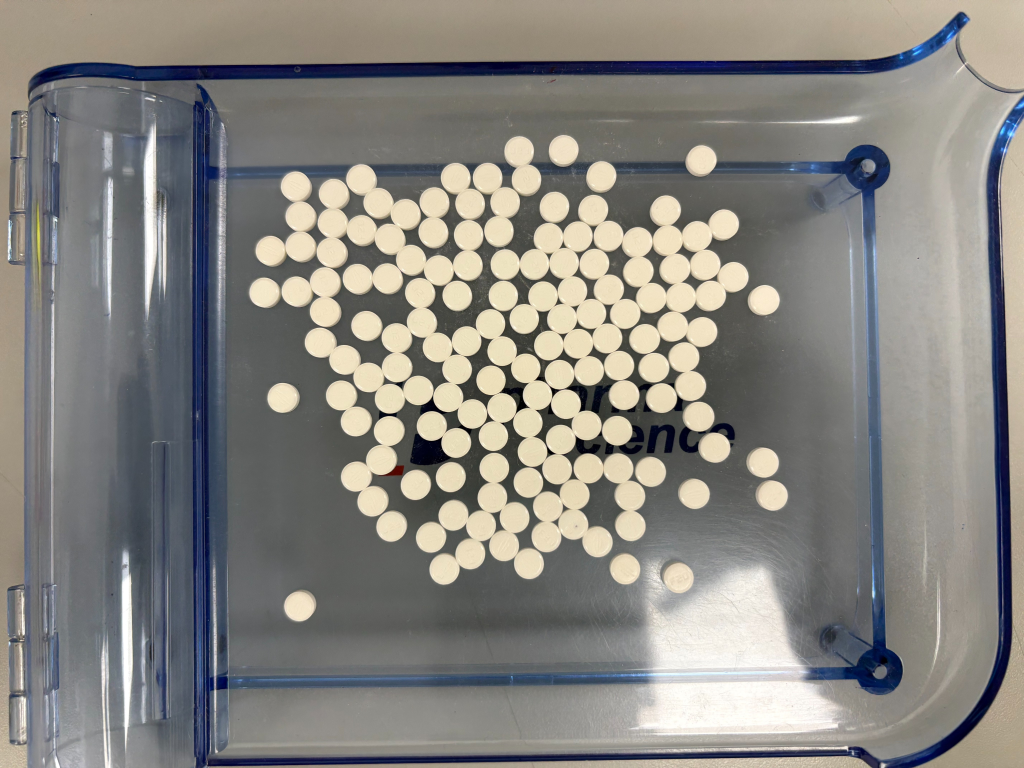
#> input picture backend/data/images/01080df4403944e2a8bf0d46abe1099d.jpg, 4096 x 3072 px (shown at 1/4 size)
$ python -i classical_counter.py   (imports and definitions only)
#> lines starting #> are read from the running program, lines starting #| are printed output that depends on the picture; after the words box and inside, x2 and y2 are one past the last pixel; in counts of white or black regions, pixels touching at a corner belong together
#> further down, picture is the input picture: shape (3072, 4096, 3); mean B, G, R 129, 133.7, 135.6
"""Phase 1 placeholder counter: classical OpenCV blob/contour detection.

Superseded by YOLOv8 inference (see model.py / counter.py) as of Phase 2.
Kept around as a zero-dependency reference implementation — useful for
quick local testing without a model file.
"""

import cv2
import numpy as np

MIN_AREA = 50
MAX_AREA = 20000
MIN_CIRCULARITY = 0.5


def count_pills(image: np.ndarray) -> list[dict]:
    gray = cv2.cvtColor(image, cv2.COLOR_BGR2GRAY)
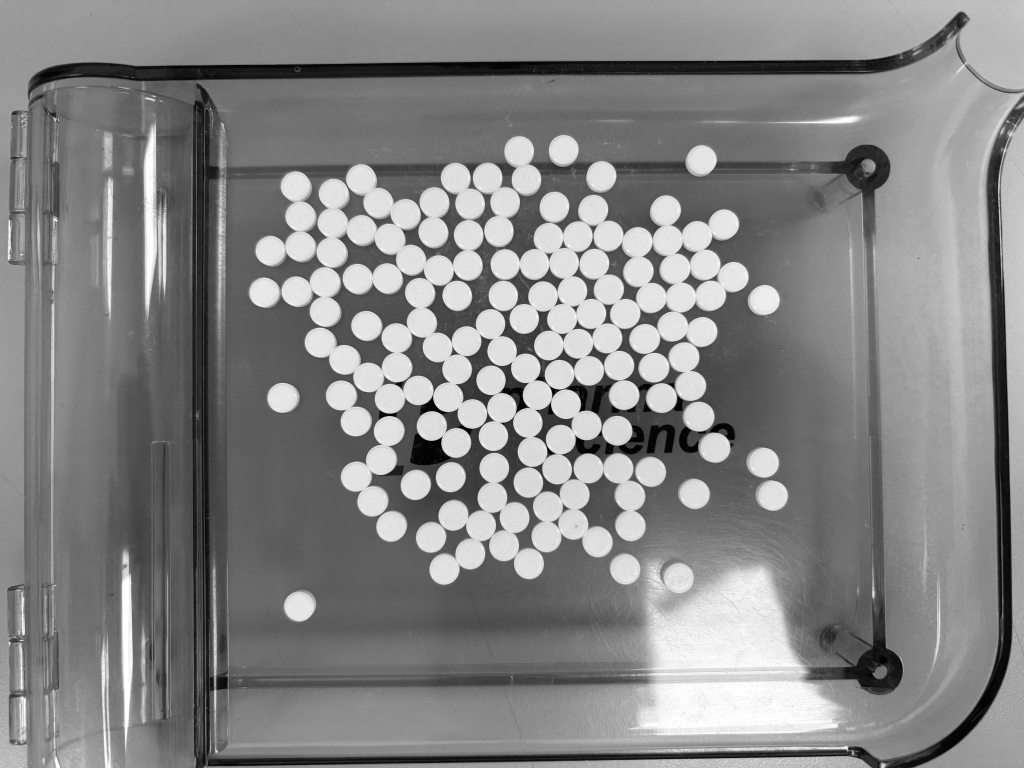
#> gray: shape (3072, 4096) (shown at 1/4 size); min 0, max 255, mean 133.7
    blurred = cv2.GaussianBlur(gray, (5, 5), 0)
    _, thresh = cv2.threshold(blurred, 0, 255, cv2.THRESH_BINARY_INV + cv2.THRESH_OTSU)
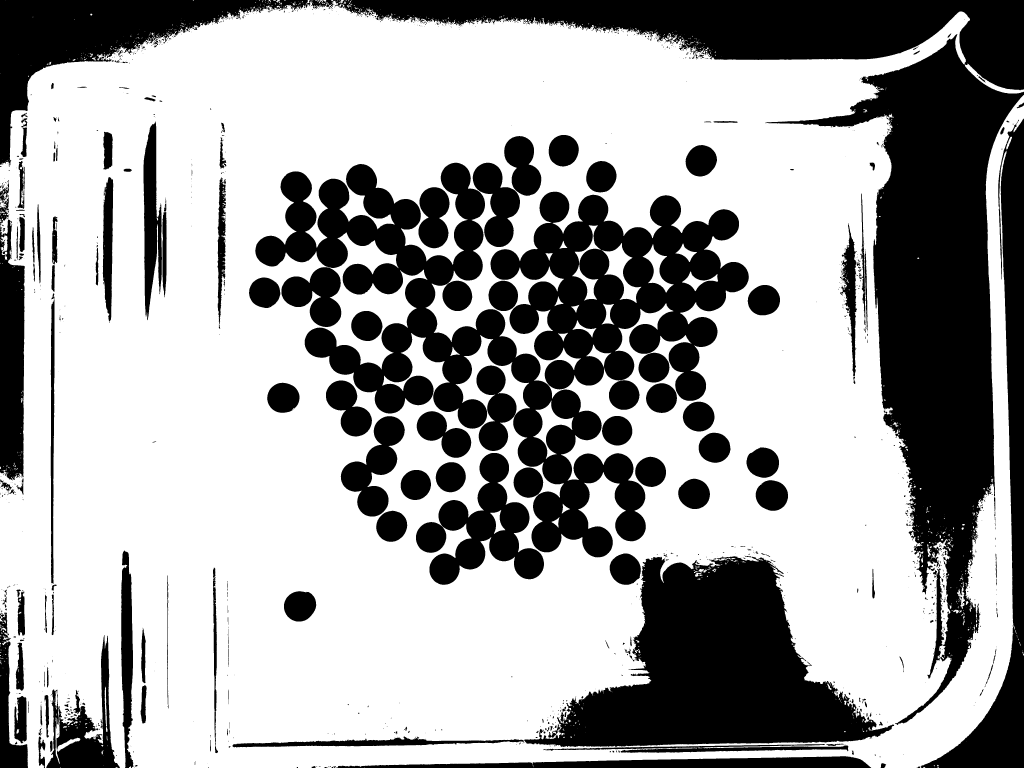
#> thresh: shape (3072, 4096) (shown at 1/4 size); 64.1% white; 1334 black regions (965 under 20 px)
    contours, _ = cv2.findContours(thresh, cv2.RETR_EXTERNAL, cv2.CHAIN_APPROX_SIMPLE)
#> contours = 1009 contours, 910 with area under 20; largest, box (x1, y1, x2, y2) and area: (0, 2, 4096, 3072) 10523426, (222, 2835, 321, 3056) 2554, (2, 942, 30, 1020) 1132, (3828, 2345, 3860, 2436) 926, (419, 2746, 428, 2906) 564

    detections = []
    for contour in contours:
        area = cv2.contourArea(contour)
        if area < MIN_AREA or area > MAX_AREA:
            continue

        perimeter = cv2.arcLength(contour, True)
        if perimeter == 0:
            continue

        circularity = 4 * np.pi * area / (perimeter ** 2)
        if circularity < MIN_CIRCULARITY:
            continue

        moments = cv2.moments(contour)
        if moments["m00"] == 0:
            continue

        cx = moments["m10"] / moments["m00"]
        cy = moments["m01"] / moments["m00"]
        confidence = min(1.0, circularity)

        detections.append({"x": cx, "y": cy, "confidence": confidence})
#> this loop made 1009 passes
#> area on passes 8, 12, 17: 28, 20, 45.5
#> after the loop, detections = 5 items

    return detections

>>> import cv2
>>> picture = cv2.imread('../../data/images/01080df4403944e2a8bf0d46abe1099d.jpg')
>>> result = count_pills(picture)
#> result = 5 items

$ run again, on backend/data/images/19ff6b55decd43de852929983a4cee15.jpg
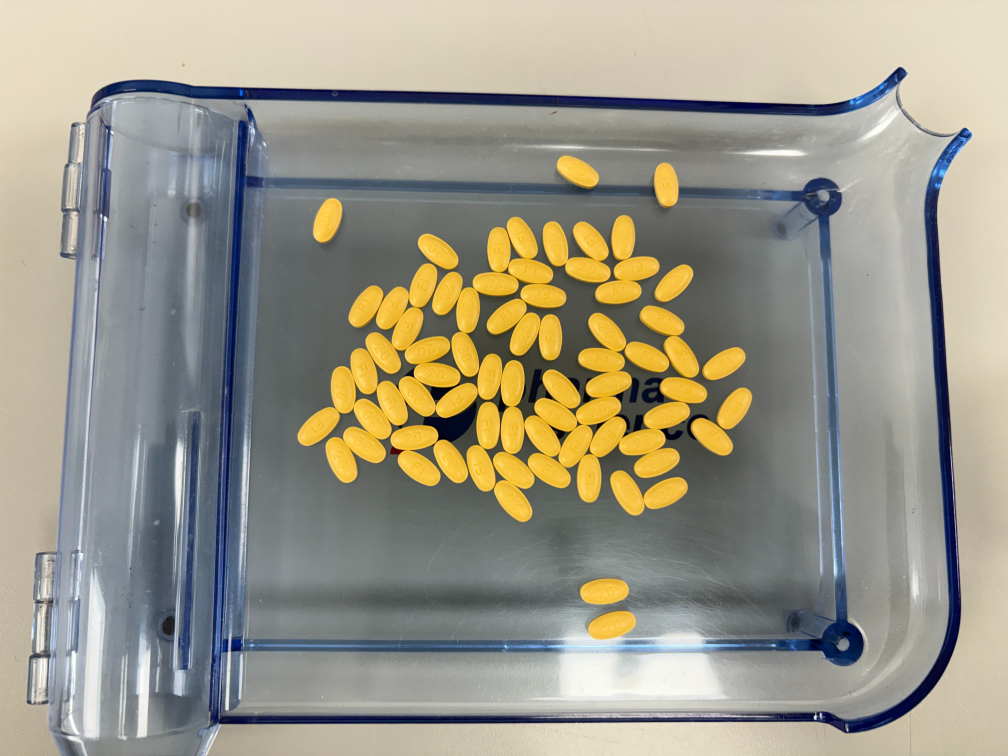
#> input picture backend/data/images/19ff6b55decd43de852929983a4cee15.jpg, 4032 x 3024 px (shown at 1/4 size)
#> picture is the input picture: shape (3024, 4032, 3); mean B, G, R 136.2, 151.3, 154.8
#> in count_pills, `gray = cv2.cvtColor(image, cv2.COLOR_BGR2GRAY)`:
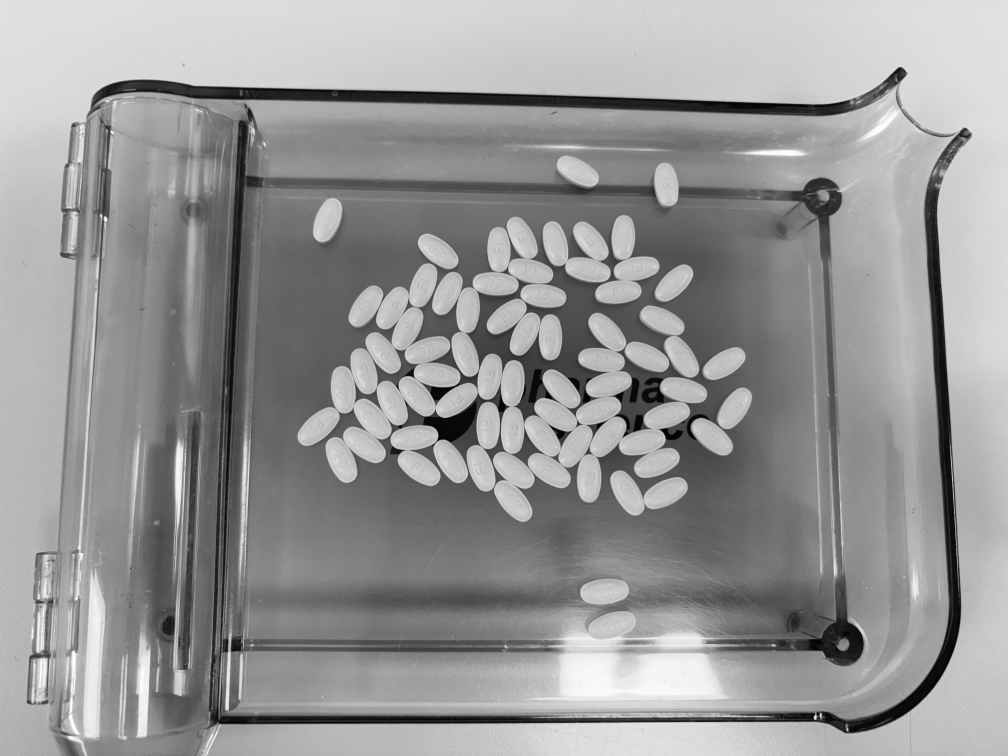
#> gray: shape (3024, 4032) (shown at 1/4 size); min 0, max 255, mean 150.6
#> in count_pills, `_, thresh = cv2.threshold(blurred, 0, 255, cv2.THRESH_BINARY_INV + cv2..`:
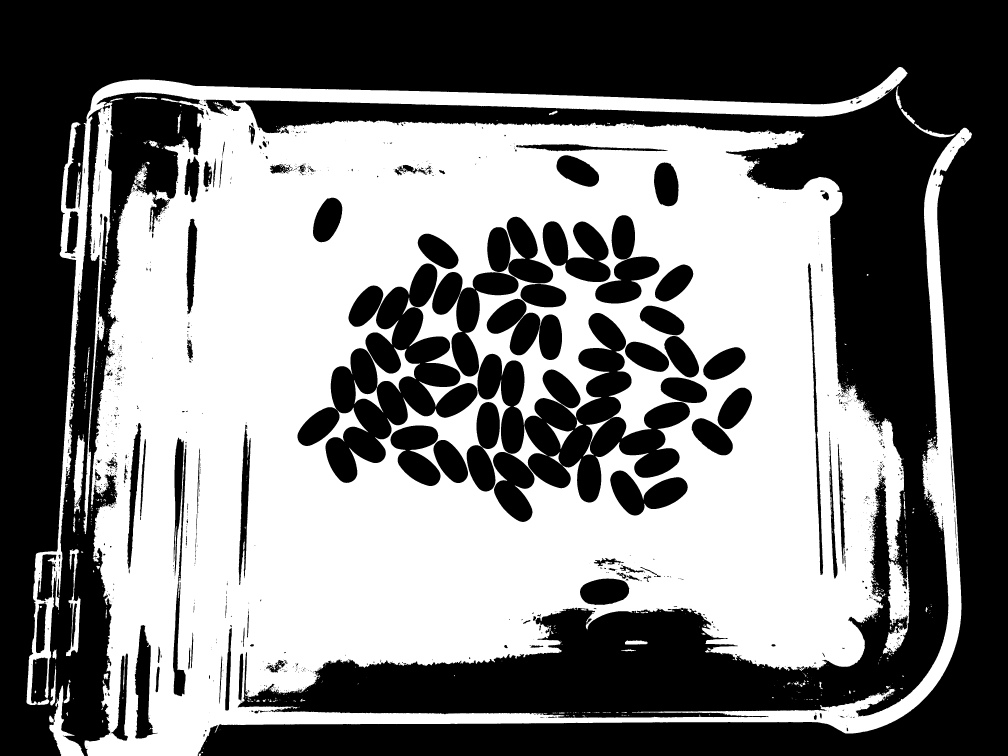
#> thresh: shape (3024, 4032) (shown at 1/4 size); 47.8% white; 876 white regions (698 under 20 px)
#> contours = 761 contours, 658 with area under 20; largest, box (x1, y1, x2, y2) and area: (106, 268, 3888, 3024) 6977715, (3531, 2242, 3640, 2616) 20544, (197, 2742, 337, 3024) 11575, (264, 2196, 322, 2625) 8165, (294, 1740, 339, 2056) 7584
#> the loop in count_pills, `for contour in contours:` made 761 passes
#> area on passes 2, 7, 41: 21, 23, 43.5
#> after the loop in count_pills, `for contour in contours:`: detections = 9 items

$ run again, on backend/data/images/21f677c85347400d92cd3ebb2bb5f37a.jpg
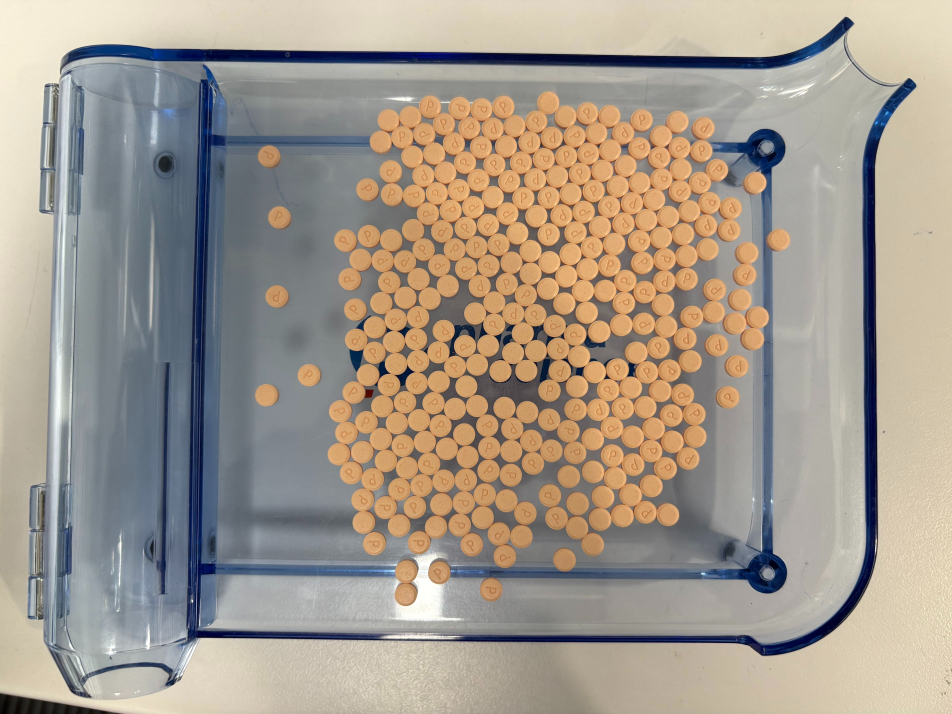
#> input picture backend/data/images/21f677c85347400d92cd3ebb2bb5f37a.jpg, 5712 x 4284 px (shown at 1/6 size)
#> picture is the input picture: shape (4284, 5712, 3); mean B, G, R 140.8, 153, 163.1
#> in count_pills, `gray = cv2.cvtColor(image, cv2.COLOR_BGR2GRAY)`:
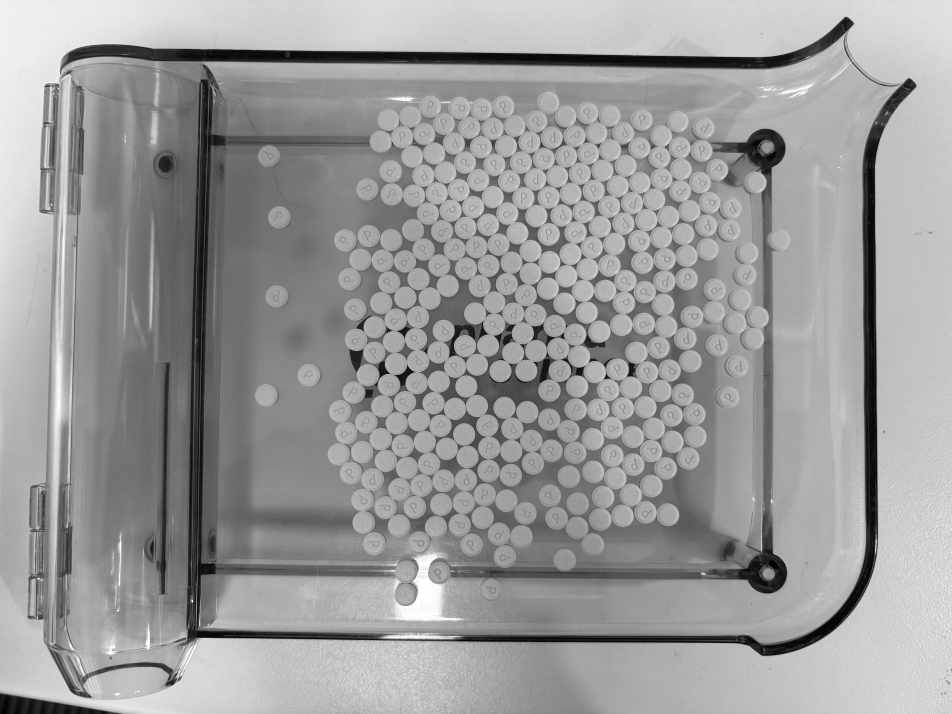
#> gray: shape (4284, 5712) (shown at 1/6 size); min 0, max 255, mean 154.7
#> in count_pills, `_, thresh = cv2.threshold(blurred, 0, 255, cv2.THRESH_BINARY_INV + cv2..`:
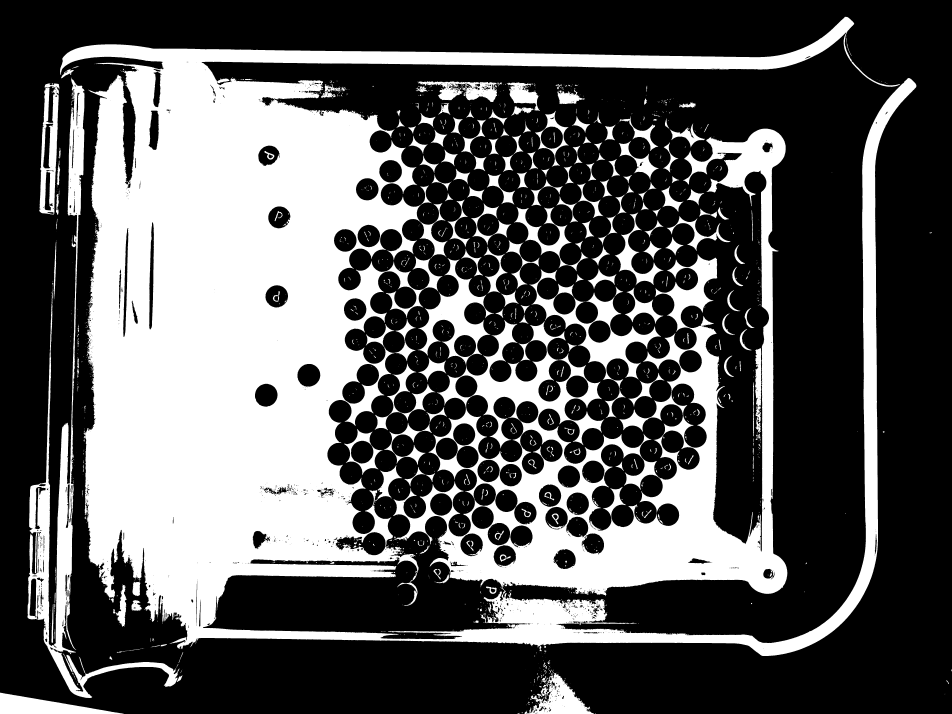
#> thresh: shape (4284, 5712) (shown at 1/6 size); 34.8% white; 2109 white regions (1337 under 20 px)
#> contours = 1799 contours, 1285 with area under 20; largest, box (x1, y1, x2, y2) and area: (360, 101, 5498, 3936) 6019096, (2359, 772, 4724, 3577) 2359262, (165, 465, 1077, 4188) 312190, (3176, 1615, 3966, 2509) 125043, (236, 501, 356, 1287) 66699
#> the loop in count_pills, `for contour in contours:` made 1799 passes
#> area on passes 3, 14, 20: 30.5, 20, 32.5
#> after the loop in count_pills, `for contour in contours:`: detections = 9 items
